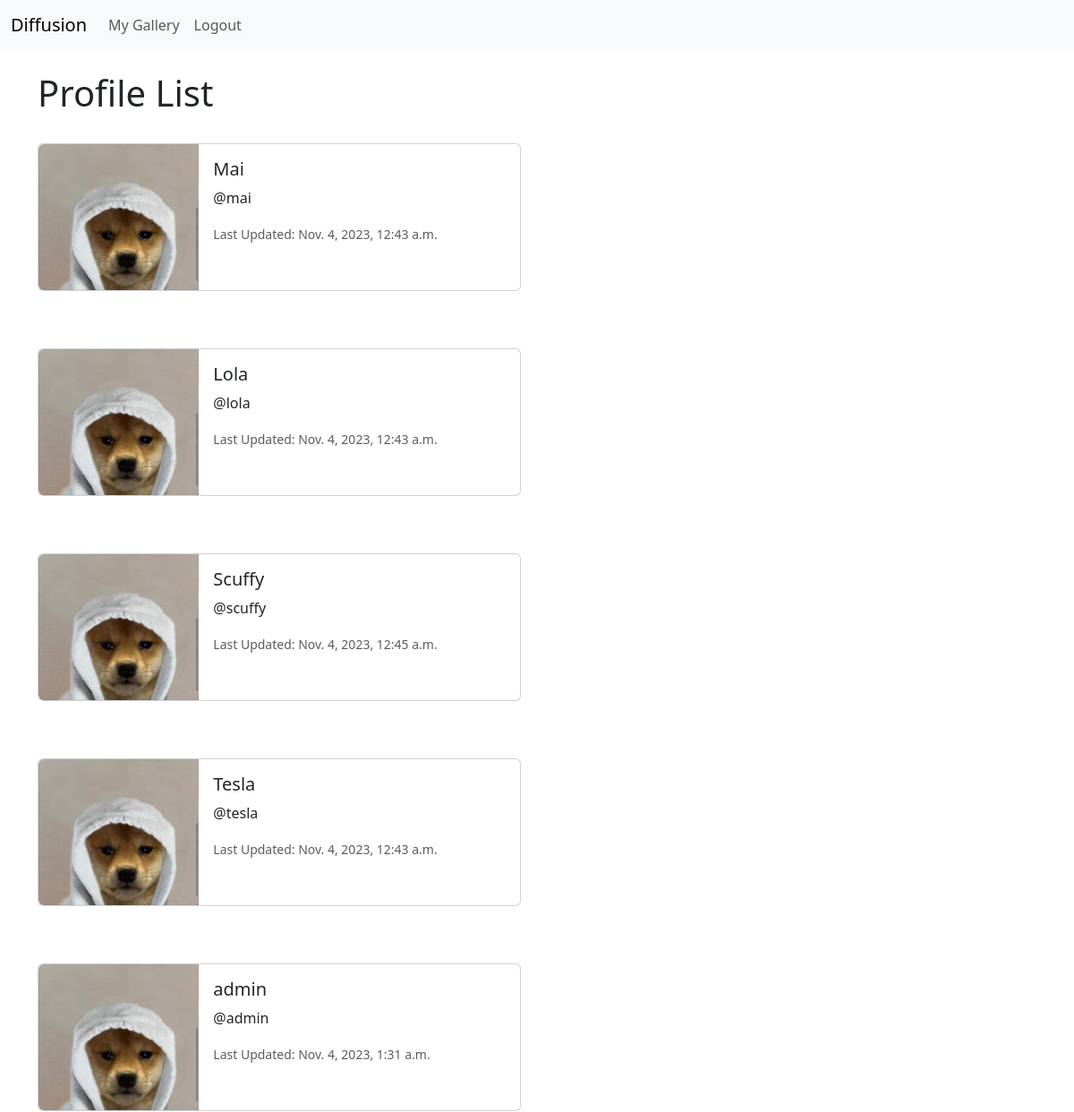
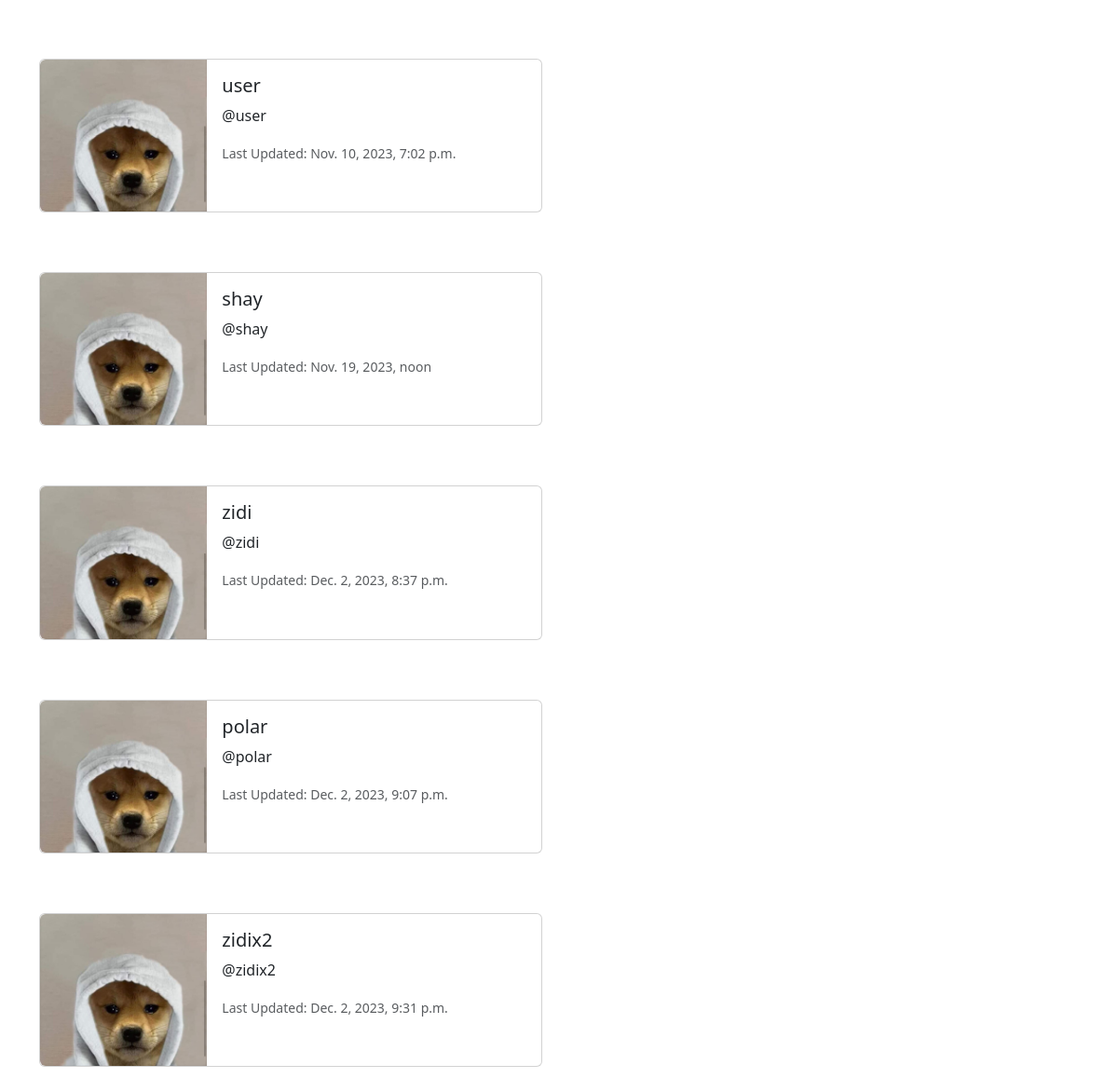
Page /profile_list/ (signed in) on the committed database (2 pictures, top to bottom).
### app/models.py (models this page shows, shortened)
class Profile(models.Model):
	user = models.OneToOneField(User, on_delete=models.CASCADE)
	follows = models.ManyToManyField("self",
		related_name="followed_by",
		symmetrical= False,
		blank=True)
	date_modified = models.DateTimeField(User, auto_now=True)

### app/views.py (the view)
# urls.py: path('profile_list/', views.profile_list, name="profile_list"),
def profile_list(request):
	if request.user.is_authenticated:
		profiles = Profile.objects.exclude(user=request.user)
		return render(request, 'profile_list.html', {"profiles":profiles})
	else:
		messages.success(request, ("You Must Be Logged In To Use This Page"))
		return redirect('home')

### app/templates/profile_list.html
{% extends 'base.html' %}
{% load static %}
{% block content %}
	<h1> Profile List </h1>
	<br>
	{% if profiles %}
		{% for profile in profiles %}
			<div class="card mb-3" style="max-width: 540px;">
			  <div class="row g-0">
			    <div class="col-md-4">
			      <img src="{% static 'images/dog.jpg' %}" class="img-fluid rounded-start" alt="Profile Pic">
			    </div>
			    <div class="col-md-8">
			      <div class="card-body">
			        <h5 class="card-title">{{profile.user.username}}</h5>
			        <p class="card-text">@{{profile.user.username|lower}}</p>
			        <p class="card-text"><small class="text-body-secondary">Last Updated: {{profile.date_modified}}</small></p>
			      </div>
			    </div>
			  </div>
			</div>
			<br><br>
		{% endfor %}
	{% endif %}
{% endblock %}

### app/templates/base.html (shortened to what this page needs)
<!doctype html>
<html lang="en">
  <head>
    <link href="https://cdn.jsdelivr.net/npm/bootstrap@5.3.2/dist/css/bootstrap.min.css" rel="stylesheet">
  </head>
  <body>
    {% include 'navbar.html' %}
    <br>
    <div class="container">
      {% block content %}
      {% endblock %}
    </div>
  </body>
</html>

### app/templates/navbar.html (shortened to what this page needs)
<nav class="navbar navbar-expand-lg bg-body-tertiary">
  <div class="container-fluid">
    {% if user.is_authenticated %}
    <a class="navbar-brand" href="{% url 'home' %}">Diffusion</a>
    {% endif %}
    <div class="collapse navbar-collapse" id="navbarSupportedContent">
      <ul class="navbar-nav me-auto mb-2 mb-lg-0">
        {% if user.is_authenticated %}
        <li class="nav-item">
          <a class="nav-link" href="{% url 'profile' request.user.id %}">My Gallery</a>
        </li>
        <li class="nav-item">
          <a class="nav-link" href="{% url 'logout' %}">Logout</a>
        </li>
        {% endif %}
      </ul>
    </div>
  </div>
</nav>

### rows in the picture
Profile: user.username "Mai", user.username "mai", date_modified "Nov. 4, 2023, 12:43 a.m."
Profile: user.username "Lola", user.username "lola", date_modified "Nov. 4, 2023, 12:43 a.m."
Profile: user.username "Scuffy", user.username "scuffy", date_modified "Nov. 4, 2023, 12:45 a.m."
Profile: user.username "Tesla", user.username "tesla", date_modified "Nov. 4, 2023, 12:43 a.m."
Profile: user.username "admin", date_modified "Nov. 4, 2023, 1:31 a.m."
Profile: user.username "user", date_modified "Nov. 10, 2023, 7:02 p.m."
Profile: user.username "shay", date_modified "Nov. 19, 2023, noon"
Profile: user.username "zidi", date_modified "Dec. 2, 2023, 8:37 p.m."
Profile: user.username "polar", date_modified "Dec. 2, 2023, 9:07 p.m."
Profile: user.username "zidix2", date_modified "Dec. 2, 2023, 9:31 p.m."
